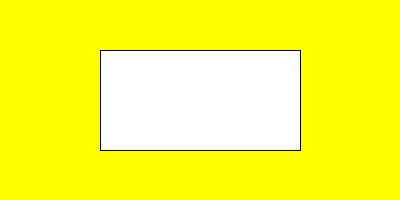
Frame 1 (no input)
Frame 60 (the mouse pressed at the canvas centre just before this capture): identical to frame 1, image omitted
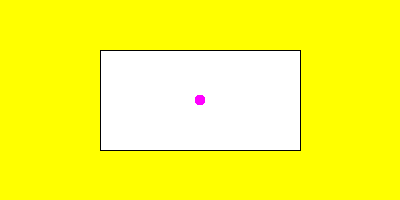
Frame 120 (the mouse held since frame 60 and released just before this capture)

The Processing sketch that drew these frames (run headless with seeded random() and noise(); from frame 60 on, the mouse is pressed at the canvas centre):

// Processing sketch: processing_74776
// ── processing_74776.pde

/* in this example, ellipses are drawn between the y pixel locations of
height/4 and eight/4 + the height of teh rectangle. This is so the ellipses
are drawn between the top and bottom bounds of the rectangle
  
Developed by: Laura Maye, University of Limerick
*/

//Q: Modify this code so the ellipses are drawn within the bounds of the rect!

int w, h;
int posXOfMouse, posYOfMouse;
int shapeSize = 10;

void setup()
{
  size(400, 200);
  background(255, 255, 0);
  w = width/4;
  h = height/4;
  //I'm drawing the rectangle here so it doesn't draw over the ellipses
  fill(255);
  rect(width/4, height/4, w*2, h*2);
}

void draw()
{
  posXOfMouse = mouseX;
  posYOfMouse = mouseY;
  fill(255, 0, 255, 100);
  noStroke();
  //If the mouseY location is between the top and bottom bounds of the rect
  if(posYOfMouse > height/4 && posYOfMouse < height/4 + h*2)
  {
      ellipse(posXOfMouse, posYOfMouse, shapeSize, shapeSize);
  }
}
